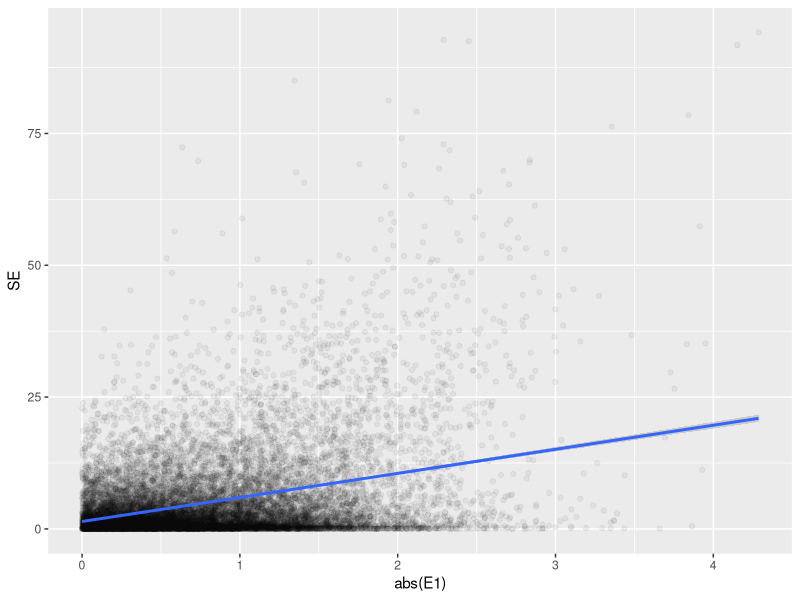
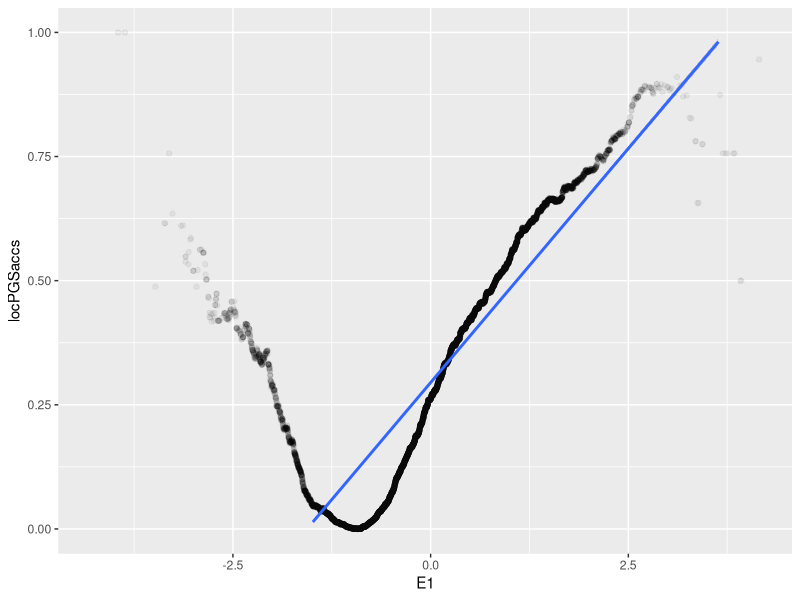
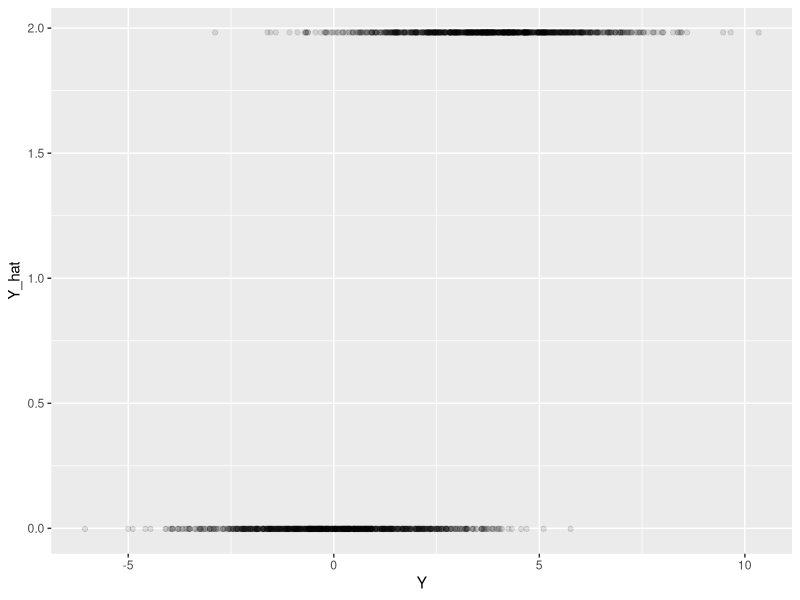

Source code (R) for these figures, in order:
# generates fake data represeing GxE model

library(tidyverse)

N <- 16000 # total number of individuals in test data set
L <- 32 # total number of dimensions in data set
full_data <- tibble(IID = 1:N)

# true phenotype parameters
B0 <- 0
B1 <- 2
B2 <- 2
H2 <- 0.5

# simulation parameters
AF <- 0.5
var_B1g1 <- B1^2 * AF * (1-AF)
var_B2g1E1 <- B2^2 * ( (AF^2 * 1) + (0^2 * AF*(1-AF)) + (AF * (1-AF) * 1^2) )
C0 <- sqrt((var_B1g1 + var_B2g1E1) * ((1-H2)/H2) )

#set.seed(2016)
full_data$g1 <- as.integer(sample(c(0,1),N,replace=TRUE, prob=c(1-AF,AF)))
full_data$E1 <- rnorm(N)
full_data$err <- rnorm(N)
full_data$Y <- B0 + (B1 * full_data$g1) + (B2 * full_data$g1 * full_data$E1) + (C0 * full_data$err)
#full_data$Y <- B0 + (B1 * full_data$g1) + (C0 * full_data$err)

#ggplot(full_data, aes(x=E1, y=Y, color=as.factor(g1))) + geom_point(alpha=0.05)

true_model <- lm(Y ~ g1 + g1*E1, data=full_data)
summary(true_model)


simple_model <- lm(Y ~ g1, data=full_data)
summary(simple_model)

predict_data <- full_data %>%
  mutate(Y_hat = predict(simple_model),
         SE = (Y_hat - Y)^2)

ggplot(predict_data, aes(x=abs(E1), y=SE)) +
  geom_point(alpha = 0.05) +
  geom_smooth(method='lm')

lm_error <- lm(SE ~ abs(E1),data=predict_data)
summary(lm_error)

# frNN
library(dbscan)

R <- 0.25
data_dim <- full_data %>% select(E1)
t1 <- Sys.time()
NN1 <- dbscan::frNN(data_dim, eps=R)
Sys.time() - t1

# calculates local PGS accuracy
locPGSaccs <- c()
#origin_dists <- c()
for (i in 1:N) {
  #origin_dist <- sum(data[i,2:(1+L)]**2)
  #origin_dists <- c(origin_dists, origin_dist)
  
  neighbors <- c(i,NN1$id[[i]])
  local_data <- predict_data[neighbors,c("Y_hat", "Y")]
  cor1 <- cor(local_data$Y_hat,local_data$Y)
  locPGSaccs <- c(locPGSaccs, cor1**2)
  if (i %% 100 == 0) {print(i)}
}
predict_data$locPGSacc <- locPGSaccs

ggplot(predict_data, aes(x=E1, y=locPGSaccs)) +
  geom_point(alpha = 0.05) +
  geom_smooth(method='lm') +
  ylim(0,1)

ggplot(local_data, aes(x=Y,y=Y_hat)) +
  geom_point(alpha=0.1)
